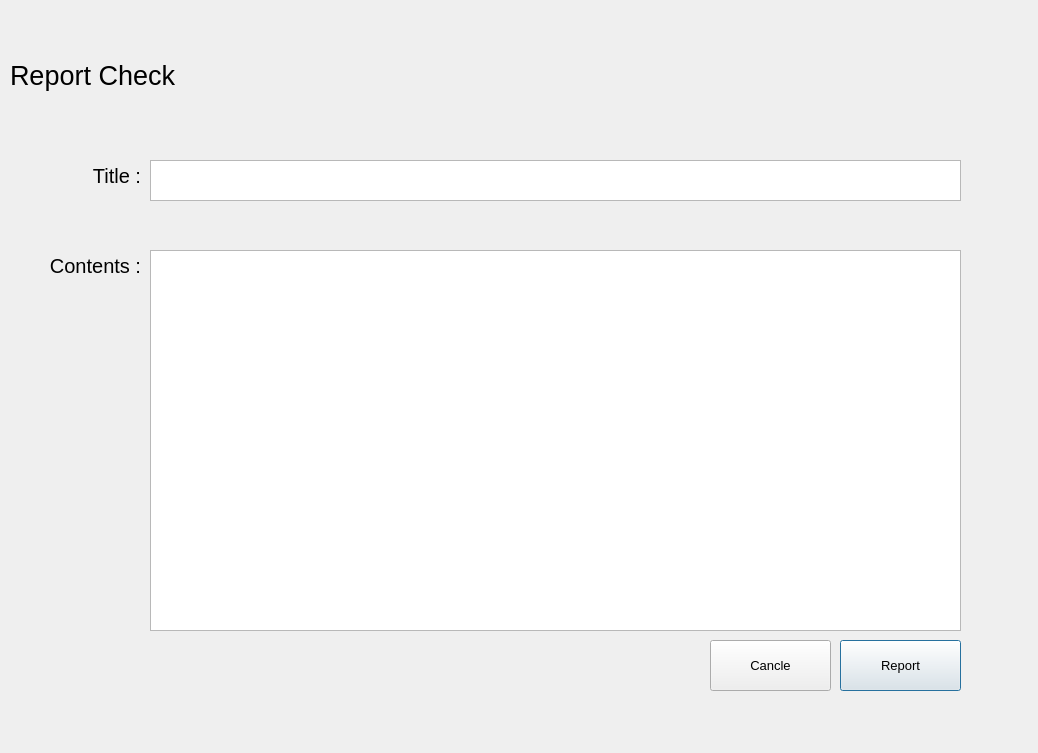
<?xml version="1.0" encoding="UTF-8"?>
<ui version="4.0">
 <class>Dialog</class>
 <widget class="QDialog" name="Dialog">
  <property name="geometry">
   <rect>
    <x>0</x>
    <y>0</y>
    <width>1038</width>
    <height>753</height>
   </rect>
  </property>
  <property name="windowTitle">
   <string>Dialog</string>
  </property>
  <widget class="QTextEdit" name="ContentsTextEdit">
   <property name="geometry">
    <rect>
     <x>150</x>
     <y>250</y>
     <width>811</width>
     <height>381</height>
    </rect>
   </property>
  </widget>
  <widget class="QPushButton" name="ReportButton_2">
   <property name="geometry">
    <rect>
     <x>840</x>
     <y>640</y>
     <width>121</width>
     <height>51</height>
    </rect>
   </property>
   <property name="font">
    <font>
     <family>Arial</family>
     <pointsize>10</pointsize>
    </font>
   </property>
   <property name="text">
    <string>Report</string>
   </property>
  </widget>
  <widget class="QLabel" name="ReportChechkLabel">
   <property name="geometry">
    <rect>
     <x>10</x>
     <y>50</y>
     <width>211</width>
     <height>51</height>
    </rect>
   </property>
   <property name="font">
    <font>
     <family>Arial</family>
     <pointsize>20</pointsize>
    </font>
   </property>
   <property name="text">
    <string>Report Check</string>
   </property>
  </widget>
  <widget class="QLabel" name="label">
   <property name="geometry">
    <rect>
     <x>50</x>
     <y>160</y>
     <width>91</width>
     <height>31</height>
    </rect>
   </property>
   <property name="font">
    <font>
     <family>Arial</family>
     <pointsize>15</pointsize>
    </font>
   </property>
   <property name="text">
    <string>Title :</string>
   </property>
   <property name="alignment">
    <set>Qt::AlignRight|Qt::AlignTrailing|Qt::AlignVCenter</set>
   </property>
  </widget>
  <widget class="QPushButton" name="CancleButton">
   <property name="geometry">
    <rect>
     <x>710</x>
     <y>640</y>
     <width>121</width>
     <height>51</height>
    </rect>
   </property>
   <property name="font">
    <font>
     <family>Arial</family>
     <pointsize>10</pointsize>
    </font>
   </property>
   <property name="text">
    <string>Cancle</string>
   </property>
  </widget>
  <widget class="QLabel" name="label_2">
   <property name="geometry">
    <rect>
     <x>20</x>
     <y>250</y>
     <width>121</width>
     <height>31</height>
    </rect>
   </property>
   <property name="font">
    <font>
     <family>Arial</family>
     <pointsize>15</pointsize>
    </font>
   </property>
   <property name="text">
    <string>Contents :</string>
   </property>
   <property name="alignment">
    <set>Qt::AlignRight|Qt::AlignTrailing|Qt::AlignVCenter</set>
   </property>
  </widget>
  <widget class="QTextEdit" name="textEdit">
   <property name="geometry">
    <rect>
     <x>150</x>
     <y>160</y>
     <width>811</width>
     <height>41</height>
    </rect>
   </property>
  </widget>
 </widget>
 <resources/>
 <connections/>
</ui>
